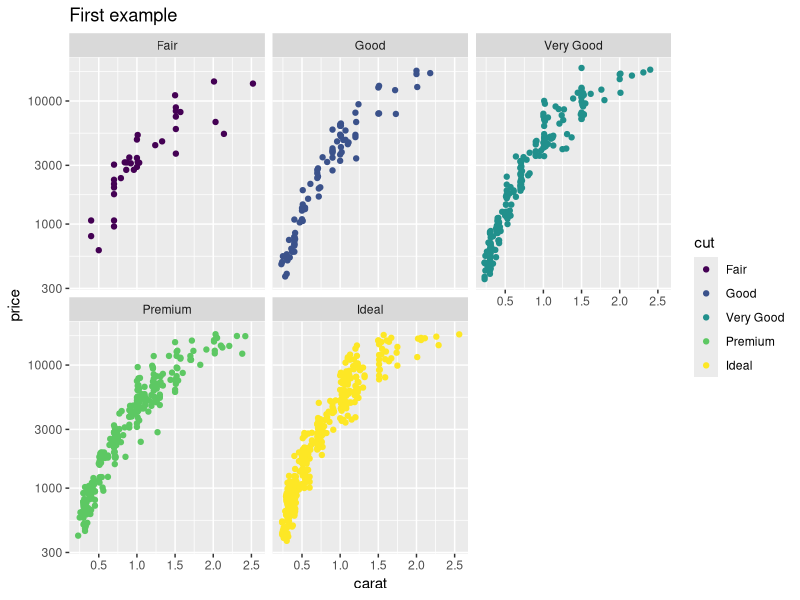

Write R code to recreate this figure.
## ---- chunk 1
library(ggplot2)
library(dplyr)
## ---- chunk 2
diamonds <- tbl_df(diamonds)
diamonds
## ---- chunk 3
filter(diamonds, cut == "Ideal")
## ---- chunk 4
filter(diamonds, cut == "Ideal") %>% select(carat)
filter(diamonds, cut == "Ideal") %>% select(carat) %>% sum()
## ---- chunk 5
filter(diamonds, cut == "Ideal") %>% select(carat) %>% sum()
## ---- chunk 6
sum(select(filter(diamonds, cut == "Ideal"), carat))
## ---- chunk 7
library(ggplot2)
head(diamonds)
small <- diamonds[sample(nrow(diamonds), 1000), ]
## ---- chunk 8
ggplot(data=small, aes(x = carat, y = price, colour = cut)) + 
  geom_point() + 
  scale_y_log10() + 
  facet_wrap(~cut) + 
  ggtitle("First example")
